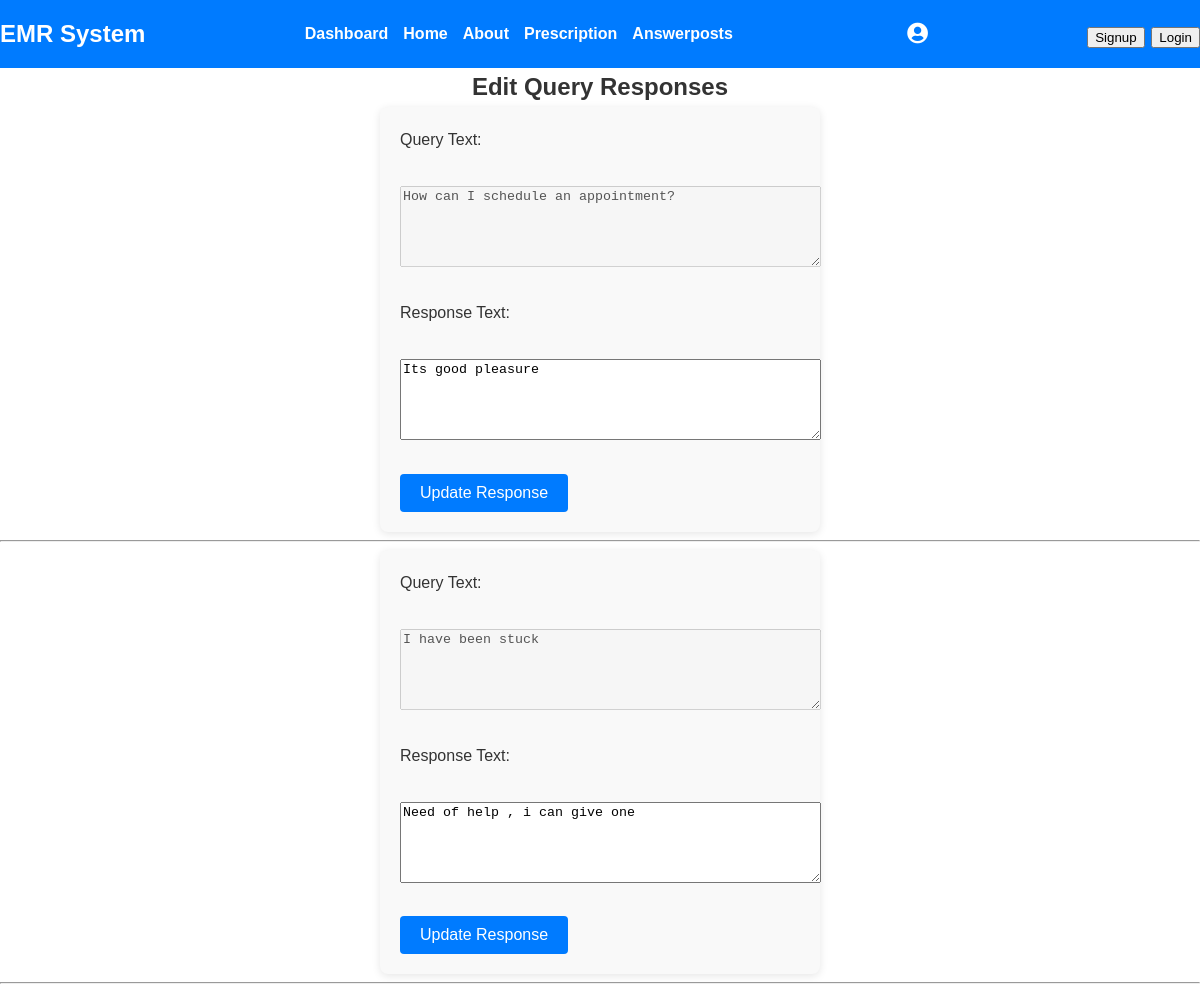
Before: /Doctor/answerPosts.php with the older database file.
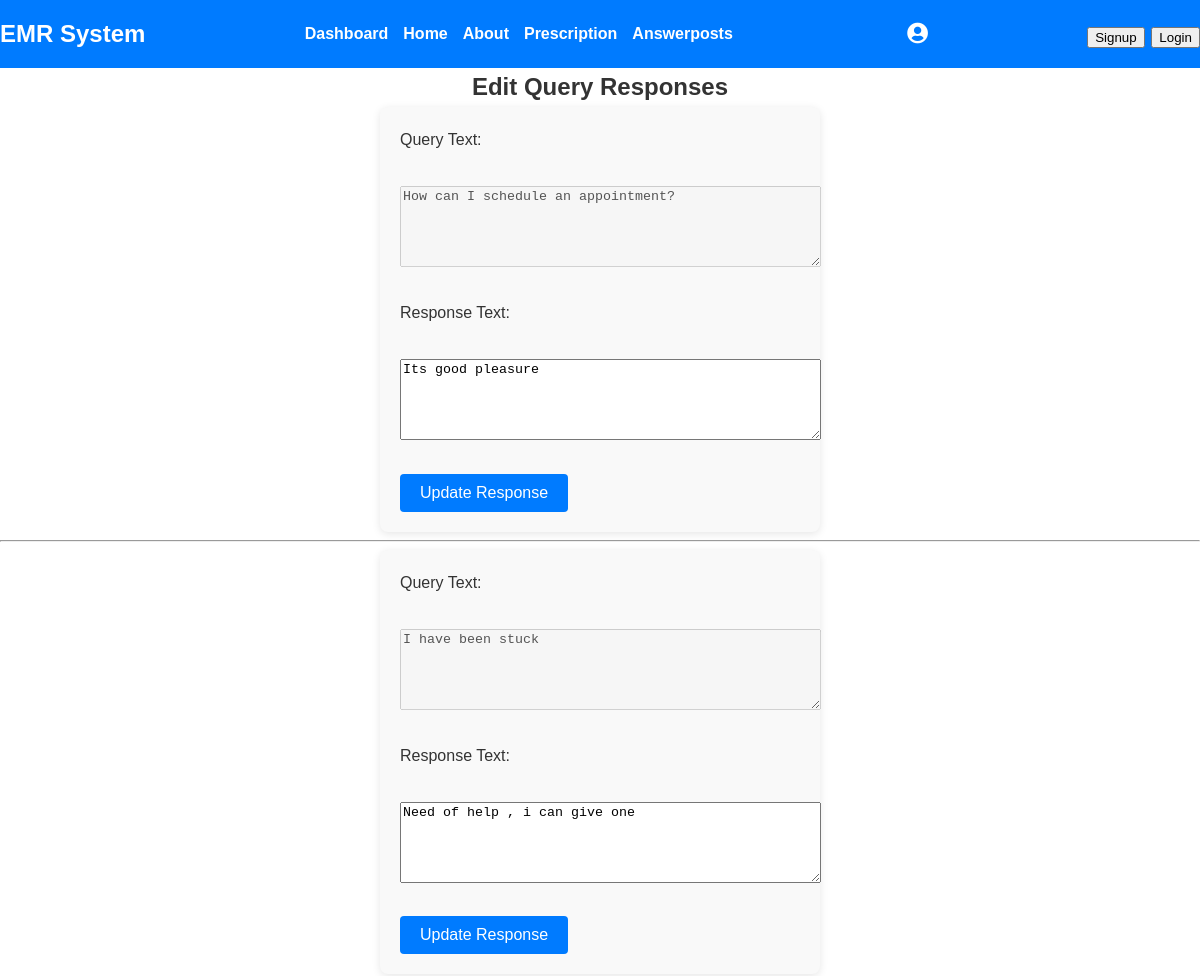
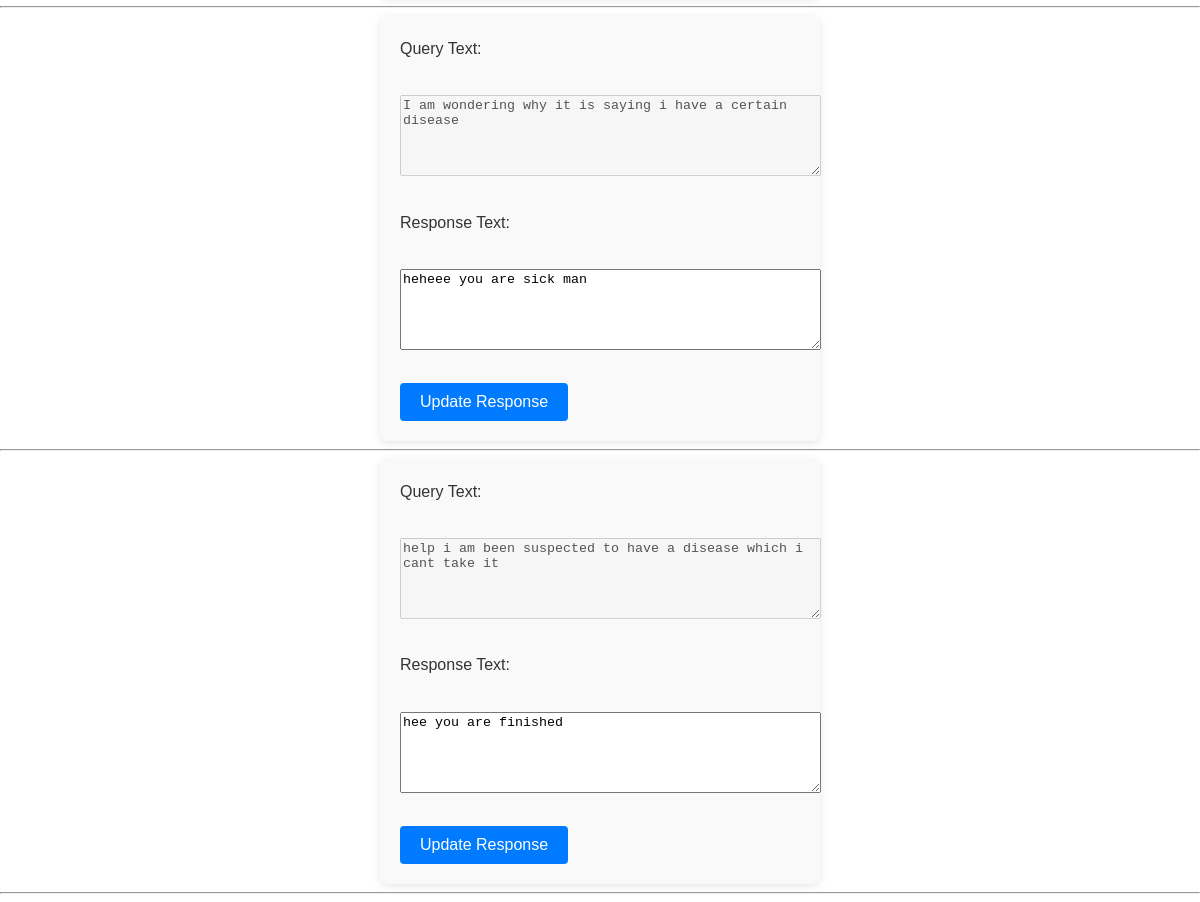
After: the same page with the newer database file (2 pictures, top to bottom).
### tables this page shows
CREATE TABLE `user_queries` (
  `query_id` int(11) NOT NULL,
  `user_id` varchar(100) NOT NULL,
  `email` varchar(100) NOT NULL,
  `query_text` text NOT NULL,
  `response_text` text DEFAULT NULL,
  `checked_status` int(11) DEFAULT 0,
  `response_date` timestamp NULL DEFAULT NULL
);

### Doctor/answerPosts.php (the view, shortened to what this page needs)
<!DOCTYPE html>
<html lang="en">
<head>
    <link rel="stylesheet" href="../css/style.css">
    <link rel="stylesheet" href="https://cdnjs.cloudflare.com/ajax/libs/font-awesome/5.15.4/css/all.min.css">
</head>
<body style="padding:0;">
  <nav class="navbar">
            <a href="#" class="logo">EMR System</a>
            <ul class="nav-links"  id="navLinks">
                <li><a href="dashboard.php">Dashboard</a></li>
                <li><a href="index.php">Home</a></li>
                <li><a href="about.php">About</a></li>
                <li><a href="prescribe.php">Prescription</a></li>
                <li><a href="answerPosts.php">Answerposts</a></li>
            </ul>
            <div class="profile-icon-container">
                <i class="fas fa-user-circle fa-lg"></i>
            </div>
            <div class="logo">
            <button onclick="openModal()">Signup</button>
            <button onclick="openLogin()">Login</button>
        </div>
    </nav>
<h2>Edit Query Responses</h2>
<?php
$servername = "localhost";
$username = "root";
$password = "";
$dbname = "electronic_medical_system";
$conn = new mysqli($servername, $username, $password, $dbname);
$sql = "SELECT * FROM user_queries";
$result = $conn->query($sql);
if ($result->num_rows > 0) {
    while ($row = $result->fetch_assoc()) {
        $query_text = $row["query_text"];
        $response_text = $row["response_text"];
        echo "<form action='answerposts.php' method='post'>";
        echo "<label>Query Text:</label><br>";
        echo "<textarea name='query_text' rows='5' cols='50' disabled>$query_text</textarea><br><br>";
        echo "<label>Response Text:</label><br>";
        echo "<textarea name='response_text' rows='5' cols='50'>$response_text</textarea><br><br>";
        echo "<input type='submit' value='Update Response'>";
        echo "</form>";
        echo "<hr>";
    }
} else {
    echo "No queries found.";
}
?>
        <?php include('signup.php'); ?>
        <?php include('login.php'); ?>
</body>
</html>

### Doctor/signup.php (shortened to what this page needs)
<!DOCTYPE html>
<html lang="en">
<head>
    <link rel="stylesheet" href="css/style.css">
</head>
<body>
</body>
</html>

### Doctor/login.php (shortened to what this page needs)
<!DOCTYPE html>
<html lang="en">
<head>
    <link rel="stylesheet" href="css/style.css">
</head>
<body>
</body>
</html>

### css/style.css (style rules this page uses)
body, h1, h2, h3, p, ul, li { margin: 0; padding: 0; }
body { font-family: Arial, sans-serif; line-height: 1.6; background-color: #fff; color: #333; padding: 0; }
.navbar { background-color: #007BFF; color: #fff; padding: 15px 0; }
.logo { font-size: 24px; font-weight: bold; text-decoration: none; color: #fff; }
.nav-links li { display: inline; margin-right: 15px; }
.nav-links a { color: #fff; text-decoration: none; }

### Doctor/answerPosts.php (style rules this page uses)
.navbar { background-color: #007BFF; color: #fff; padding: 15px 20px; display: flex; justify-content: space-between; align-items: center; }
.nav-links { display: flex; list-style: none; padding: 0; margin: 0; }
.nav-links li { margin-right: 20px; }
.nav-links a { color: #fff; text-decoration: none; font-weight: bold; transition: color 0.3s ease; }
.logo { font-size: 24px; font-weight: bold; text-decoration: none; color: #fff; }

### Doctor/login.php (style rules this page uses)
body { font-family: Arial, sans-serif; padding: 20px; }
form { max-width: 400px; margin: 0 auto; background-color: #f9f9f9; padding: 20px; border-radius: 8px; box-shadow: 0 2px 8px rgba(0,0,0,0.1); }
h2 { text-align: center; color: #333; }
label { display: block; margin-bottom: 8px; }
input[type="submit"] { background-color: #007BFF; color: #fff; padding: 10px 20px; border: none; border-radius: 4px; cursor: pointer; font-size: 16px; }

Changed rows visible on the page:
added user_queries: query_text "I am wondering why it is saying i have a certain disease", response_text "heheee you are sick man"
added user_queries: query_text "help i am been suspected to have a disease which i cant take it", response_text "hee you are finished"
